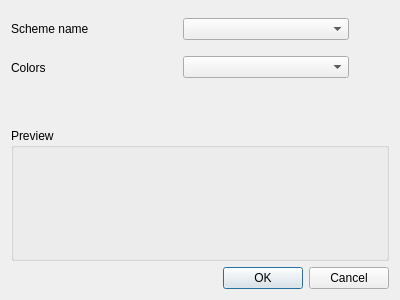
<?xml version="1.0" encoding="UTF-8"?>
<ui version="4.0">
 <class>QgsVectorColorBrewerColorRampDialogBase</class>
 <widget class="QDialog" name="QgsVectorColorBrewerColorRampDialogBase">
  <property name="geometry">
   <rect>
    <x>0</x>
    <y>0</y>
    <width>400</width>
    <height>300</height>
   </rect>
  </property>
  <property name="windowTitle">
   <string>ColorBrewer ramp</string>
  </property>
  <layout class="QVBoxLayout">
   <item>
    <layout class="QGridLayout">
     <item row="0" column="0">
      <widget class="QLabel" name="label">
       <property name="text">
        <string>Scheme name</string>
       </property>
       <property name="buddy">
        <cstring>cboSchemeName</cstring>
       </property>
      </widget>
     </item>
     <item row="0" column="2" rowspan="2">
      <spacer>
       <property name="orientation">
        <enum>Qt::Horizontal</enum>
       </property>
       <property name="sizeType">
        <enum>QSizePolicy::Preferred</enum>
       </property>
       <property name="sizeHint" stdset="0">
        <size>
         <width>40</width>
         <height>71</height>
        </size>
       </property>
      </spacer>
     </item>
     <item row="1" column="0">
      <widget class="QLabel" name="label_2">
       <property name="text">
        <string>Colors</string>
       </property>
       <property name="buddy">
        <cstring>cboColors</cstring>
       </property>
      </widget>
     </item>
     <item row="0" column="1">
      <widget class="QComboBox" name="cboSchemeName"/>
     </item>
     <item row="1" column="1">
      <widget class="QComboBox" name="cboColors"/>
     </item>
    </layout>
   </item>
   <item>
    <spacer>
     <property name="orientation">
      <enum>Qt::Vertical</enum>
     </property>
     <property name="sizeType">
      <enum>QSizePolicy::Preferred</enum>
     </property>
     <property name="sizeHint" stdset="0">
      <size>
       <width>20</width>
       <height>40</height>
      </size>
     </property>
    </spacer>
   </item>
   <item>
    <widget class="QGroupBox" name="groupBox">
     <property name="title">
      <string>Preview</string>
     </property>
     <layout class="QVBoxLayout">
      <item>
       <widget class="QLabel" name="lblPreview">
        <property name="frameShape">
         <enum>QFrame::NoFrame</enum>
        </property>
        <property name="text">
         <string/>
        </property>
        <property name="alignment">
         <set>Qt::AlignCenter</set>
        </property>
       </widget>
      </item>
     </layout>
    </widget>
   </item>
   <item>
    <widget class="QDialogButtonBox" name="buttonBox">
     <property name="orientation">
      <enum>Qt::Horizontal</enum>
     </property>
     <property name="standardButtons">
      <set>QDialogButtonBox::Cancel|QDialogButtonBox::Ok</set>
     </property>
    </widget>
   </item>
  </layout>
 </widget>
 <tabstops>
  <tabstop>cboSchemeName</tabstop>
  <tabstop>cboColors</tabstop>
  <tabstop>buttonBox</tabstop>
 </tabstops>
 <resources/>
 <connections>
  <connection>
   <sender>buttonBox</sender>
   <signal>accepted()</signal>
   <receiver>QgsVectorColorBrewerColorRampDialogBase</receiver>
   <slot>accept()</slot>
   <hints>
    <hint type="sourcelabel">
     <x>258</x>
     <y>281</y>
    </hint>
    <hint type="destinationlabel">
     <x>168</x>
     <y>256</y>
    </hint>
   </hints>
  </connection>
  <connection>
   <sender>buttonBox</sender>
   <signal>rejected()</signal>
   <receiver>QgsVectorColorBrewerColorRampDialogBase</receiver>
   <slot>reject()</slot>
   <hints>
    <hint type="sourcelabel">
     <x>363</x>
     <y>273</y>
    </hint>
    <hint type="destinationlabel">
     <x>371</x>
     <y>259</y>
    </hint>
   </hints>
  </connection>
 </connections>
</ui>
